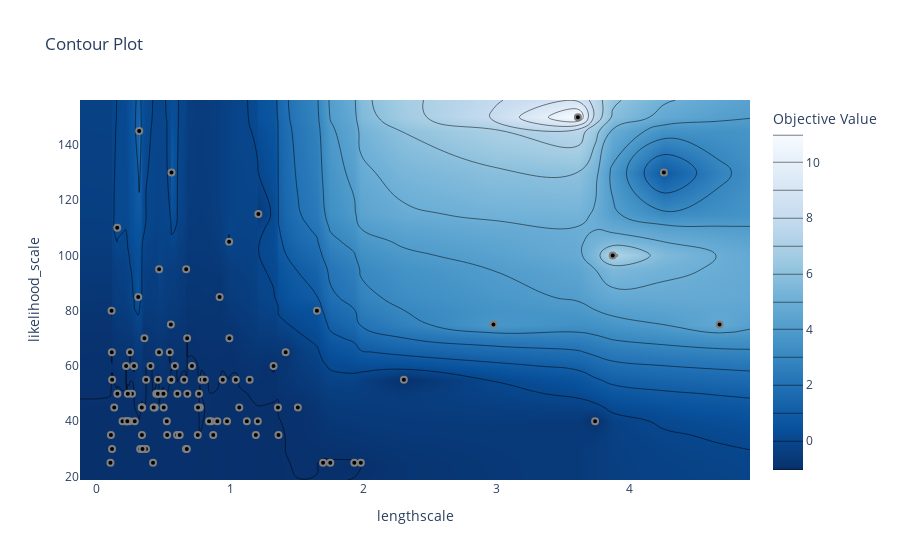

Notebook source saved alongside this figure:
### Code cell
plot_contour(study, params=[ 'likelihood_scale', 'lengthscale'])
